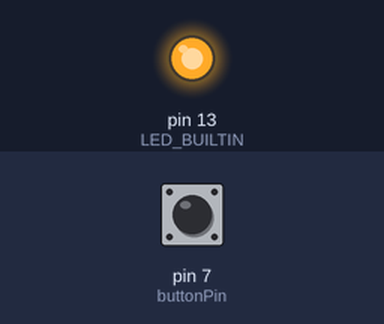
A sketch run on a simulated Arduino Uno, built with avr-gcc and run on an emulated ATmega328P. Parts: output pins drawn as LEDs (lit = HIGH). The test bench sets the inputs (shaded band); at power-on: pin 7 (buttonPin) HIGH.

Above: at 1.2 s.
1.3 s: pin 7 (buttonPin) pulled LOW for 0.15 s
At 2.6 s:
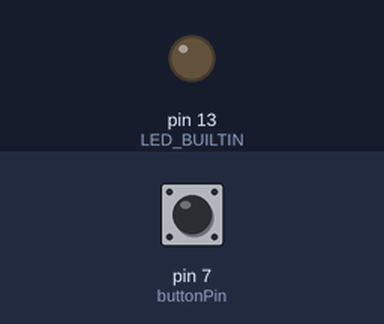
2.9 s: pin 7 (buttonPin) pulled LOW for 1 s
At 5.1 s:
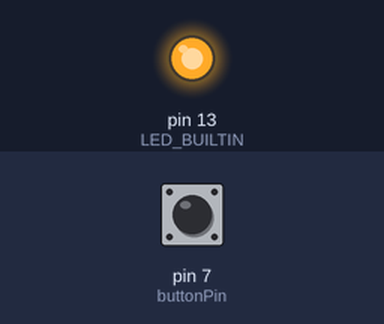
5.4 s: pin 7 (buttonPin) pulled LOW for 3.2 s
At 10.0 s:
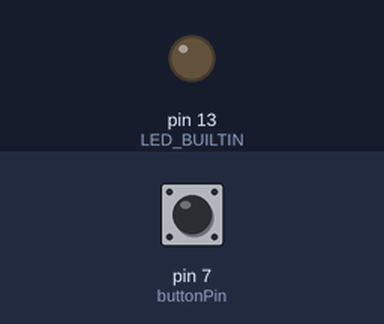
Timing chart, 0 to 11.5 s (numbered marks = the images above; inputs shaded):
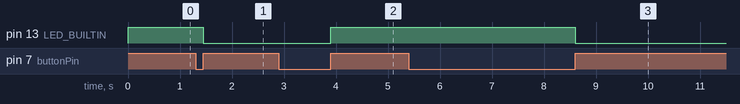

Measured:
- after the input at 1.3 s, pin 13 (LED_BUILTIN): HIGH → LOW after 0.15 s
- after the input at 2.9 s, pin 13 (LED_BUILTIN): LOW → HIGH after 1.0 s
- after the input at 5.4 s, pin 13 (LED_BUILTIN): HIGH → LOW after 3.2 s

The sketch:

day_5_button_switch.ino
```cpp
const int buttonPin = 7;
int buttonState = 0;
int oldButtonState = LOW;
int ledState = LOW;

void setup() {
  pinMode(LED_BUILTIN, OUTPUT);
  pinMode(buttonPin, INPUT_PULLUP);

}

void loop() {
  buttonState = digitalRead(buttonPin);

  if (buttonState != oldButtonState && buttonState == HIGH) {
    ledState = (ledState == LOW ? HIGH : LOW);
    digitalWrite(LED_BUILTIN, ledState);
    delay(50);
  }
  oldButtonState = buttonState;
}
```
